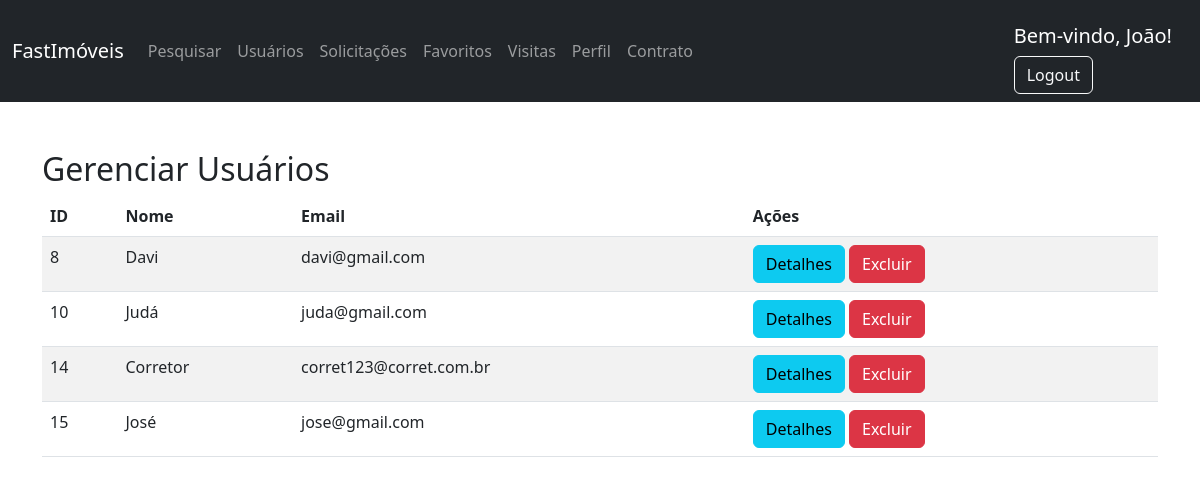
Page /php/gerenciar_usuarios.php (signed in) on the committed database.
### tables this page shows
CREATE TABLE `usuarios` (
  `id` int(20) NOT NULL,
  `nome` varchar(255) NOT NULL,
  `email` varchar(255) NOT NULL,
  `senha` varchar(255) NOT NULL,
  `isAdmin` tinyint(1) NOT NULL DEFAULT 0,
  `ativo` tinyint(1) NOT NULL DEFAULT 1,
  `isCorretor` tinyint(1) NOT NULL DEFAULT 0,
  `CRECI` varchar(20) DEFAULT NULL,
  `foto_perfil` varchar(255) DEFAULT 'img/default_profile.png',
  `telefone` varchar(20) DEFAULT NULL,
  `celular` varchar(20) DEFAULT NULL,
  `imobiliaria` varchar(255) DEFAULT NULL,
  `github` varchar(255) DEFAULT NULL,
  `twitter` varchar(255) DEFAULT NULL,
  `instagram` varchar(255) DEFAULT NULL,
  `facebook` varchar(255) DEFAULT NULL
);

### php/gerenciar_usuarios.php (the view, shortened to what this page needs)
<?php
$nomeUsuario = $_SESSION["nomeUsuario"];
$isAdmin = isset($_SESSION["isAdmin"]) && $_SESSION["isAdmin"] == 1;
try {
    $conn = new PDO("mysql:host=localhost;dbname=fastimoveis;charset=utf8", "root", "");
    $conn->setAttribute(PDO::ATTR_ERRMODE, PDO::ERRMODE_EXCEPTION);
} catch (PDOException $e) {
    echo "Error: " . $e->getMessage();
    exit();
}
$usuarioAdminLogado = 'João';
$query = "SELECT * FROM usuarios WHERE ativo = 1 AND nome != :admin";
$stmt = $conn->prepare($query);
$stmt->bindParam(':admin', $usuarioAdminLogado);
$stmt->execute();
?>
<!DOCTYPE html>
<html lang="pt-br">
<head>
    <link href="https://cdn.jsdelivr.net/npm/bootstrap@5.3.0/dist/css/bootstrap.min.css" rel="stylesheet">
    <link href="https://cdn.datatables.net/1.13.6/css/dataTables.bootstrap5.min.css" rel="stylesheet">
    <link rel="stylesheet" href="https://cdnjs.cloudflare.com/ajax/libs/font-awesome/6.4.2/css/all.min.css" />
</head>
<body>
    <nav class="navbar navbar-expand-lg navbar-dark bg-dark">
        <div class="container-fluid">
            <a class="navbar-brand mt-2 mt-lg-0" href="painel.php">FastImóveis</a>
            <div class="collapse navbar-collapse" id="navbarNav">
                <ul class="navbar-nav me-auto mb-2 mb-lg-0">
                    <li class="nav-item">
                        <a class="nav-link" href="pesquisar.php">Pesquisar</a>
                    </li>
                    <?php if ($isAdmin) { ?>
                        <li class="nav-item">
                            <a class="nav-link" href="gerenciar_usuarios.php">Usuários</a>
                        </li>
                        <li class="nav-item">
                            <a class="nav-link" href="admin_solicitacoes.php">Solicitações</a>
                        </li>
                    <?php } ?>
                    <li class="nav-item">
                        <a class="nav-link" href="favoritos.php">Favoritos</a>
                    </li>
                    <li class="nav-item">
                        <a class="nav-link" href="agendar_visita.php">Visitas</a>
                    </li>
                    <li class="nav-item">
                        <a class="nav-link" href="perfil.php">Perfil</a>
                    </li>
                    <li class="nav-item">
                        <a class="nav-link" href="gerar_pdf.php">Contrato</a>
                    </li>
                </ul>
                <div class="d-flex align-items-center">
                    <div class="dropdown">
                        <h5 class="mt-3 me-3 text-white">Bem-vindo, <?= $nomeUsuario ?>!</h5>
                        <a href="../arquivos/index.php" class="btn btn-outline-light">Logout</a>
                    </div>
                </div>
            </div>
        </div>
    </nav>
    <div class="container mt-5">
        <h2>Gerenciar Usuários</h2>
        <div class="table-responsive">
            <table id="usuariosTable" class="table table-striped">
                <thead>
                    <tr>
                        <th>ID</th>
                        <th>Nome</th>
                        <th>Email</th>
                        <th>Ações</th>
                    </tr>
                </thead>
                <tbody>
                    <?php while ($row = $stmt->fetch(PDO::FETCH_ASSOC)) { ?>
                        <tr>
                            <td><?= $row['id'] ?></td>
                            <td><?= $row['nome'] ?></td>
                            <td><?= $row['email'] ?></td>
                            <td>
                                <button type="button" class="btn btn-info" data-bs-toggle="modal" data-bs-target="#modalDetalhes<?= $row['id'] ?>">Detalhes</button>
                                <a href="?action=delete&id=<?= $row['id'] ?>" class="btn btn-danger" onclick="return confirm('Tem certeza que deseja excluir este usuário?');">Excluir</a>
                            </td>
                        </tr>
                    <?php } ?>
                </tbody>
            </table>
        </div>
    </div>
</body>
</html>

### rows in the picture
usuarios: id "8", nome "Davi", email "davi@gmail.com"
usuarios: id "10", nome "Judá", email "juda@gmail.com"
usuarios: id "14", nome "Corretor", email "corret123@corret.com.br"
usuarios: id "15", nome "José", email "jose@gmail.com"

### other values in the picture
$nomeUsuario "João"
